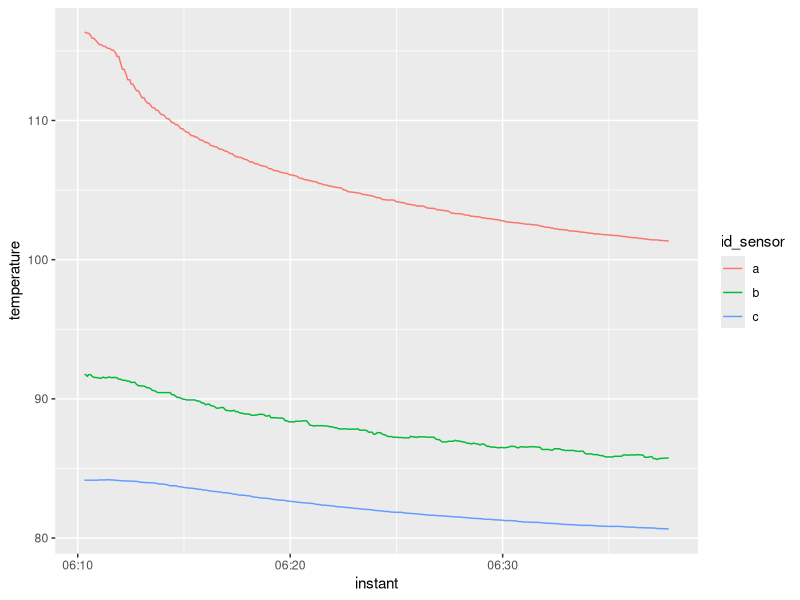
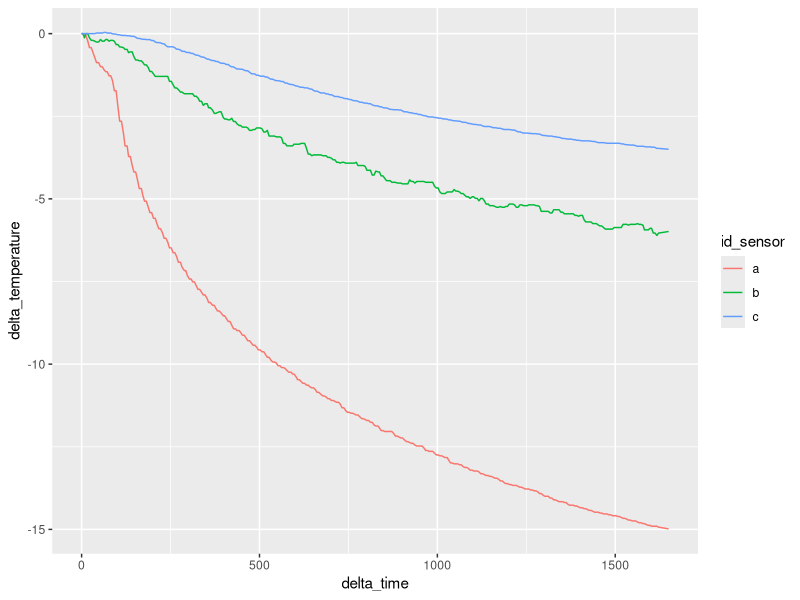
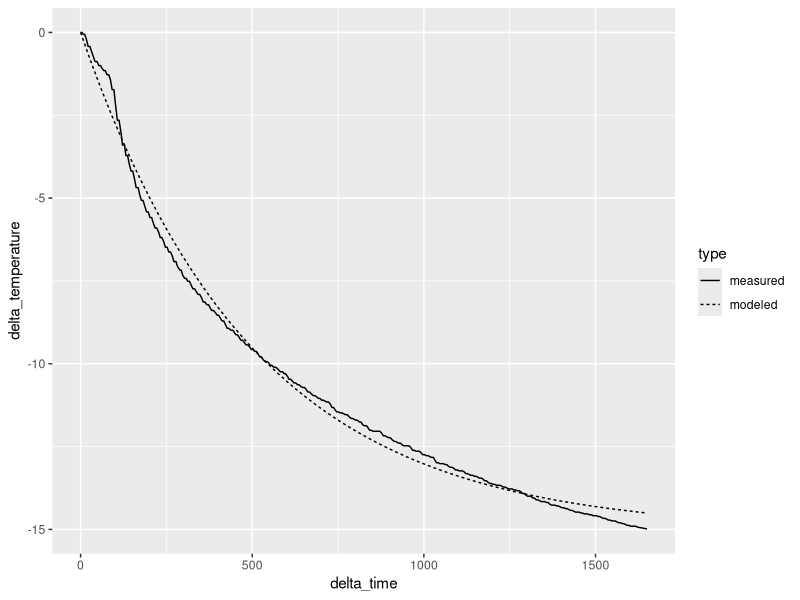
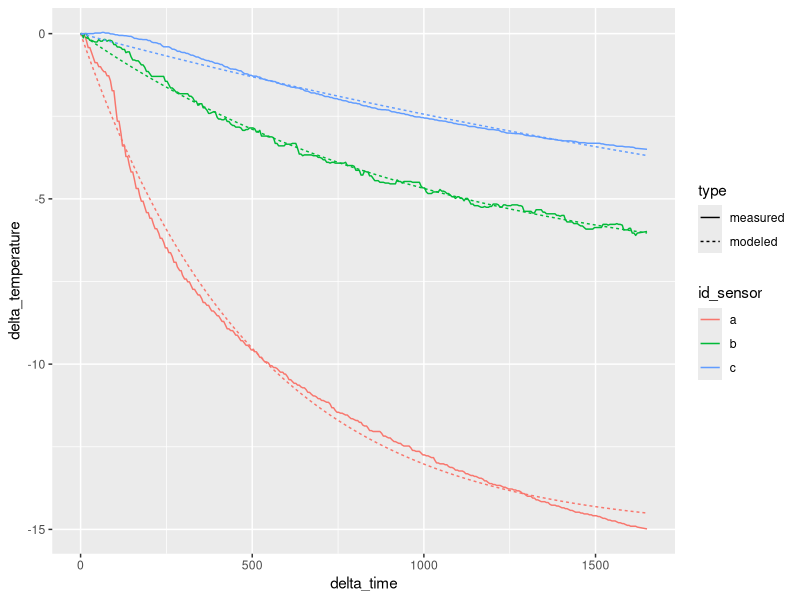

Generate these figures, in order, with R:
## ---- chunk 1
knitr::opts_chunk$set(comment = "", echo = TRUE)
## ---- chunk 2
library("readr")
library("tibble")
library("dplyr")
library("tidyr")
library("stringr")
library("ggplot2")
library("purrr")
library("broom")
## ---- chunk 3
temperature_wide <- 
  read_csv("temperature.csv") %>%
  print()
## ---- chunk 4
print(temperature_wide)
## ---- chunk 5
temperature_tall <-
  temperature_wide %>%
  gather(key = "id_sensor", value = "temperature", starts_with("temp")) %>%
  mutate(id_sensor = str_replace(id_sensor, "temperature_", "")) %>%
  print()
## ---- chunk 6
temperature_tall %>%
  ggplot(aes(x = instant, y = temperature, color = id_sensor)) +
  geom_line()
## ---- chunk 7
delta <- 
  temperature_tall %>%
  arrange(id_sensor, instant) %>%
  group_by(id_sensor) %>%
  mutate(
    delta_time = as.numeric(instant) - as.numeric(instant[[1]]),
    delta_temperature = temperature - temperature[[1]]
  ) %>%
  select(id_sensor, delta_time, delta_temperature)
## ---- chunk 8
delta %>%
  ggplot(aes(x = delta_time, y = delta_temperature, color = id_sensor)) +
  geom_line()  
## ---- chunk 9
# reference: http://stackoverflow.com/questions/29067916/r-error-function-erfz
# (see Abramowitz and Stegun 29.2.29)
erf <- function(x) 2 * pnorm(x * sqrt(2)) - 1
erfc <- function(x) 2 * pnorm(x * sqrt(2), lower = FALSE)
## ---- chunk 10
newton_cooling <- function(x) {
  nls(
    delta_temperature ~ delta_temperature_0*(1 - exp(-delta_time/tau_0)),
    start = list(delta_temperature_0 = -10, tau_0 = 50),
    data = x
  )
}
## ---- chunk 11
semi_infinite_simple <- function(x) {
  nls(
    delta_temperature ~ delta_temperature_0*erfc(sqrt(tau_0/delta_time)),
    start = list(delta_temperature_0 = -10, tau_0 = 50),
    data = x
  )    
}

semi_infinite_convection <- function(x){
  nls(
    delta_temperature ~
      delta_temperature_0*(
       erfc(sqrt(tau_0/delta_time)) -
         exp(Bi_0 + (Bi_0/2)^2 * delta_time/tau_0) *
         erfc(sqrt(tau_0/delta_time) + (Bi_0/2) * sqrt(delta_time/tau_0))
      ),
    start = list(delta_temperature_0 = -5, tau_0 = 50, Bi_0 = 1.e6),
    data = x
  )
}
## ---- chunk 12
tmp_data <- delta %>% filter(id_sensor == "a")

tmp_model <- newton_cooling(tmp_data)

summary(tmp_model)
## ---- chunk 13
tmp_pred <- 
  tmp_data %>%
  mutate(modeled = predict(tmp_model, data = .)) %>%
  select(id_sensor, delta_time, measured = delta_temperature, modeled) %>%
  gather("type", "delta_temperature", measured:modeled) %>%
  print()
## ---- chunk 14
tmp_pred %>%
  ggplot(aes(x = delta_time, y = delta_temperature, linetype = type)) +
  geom_line()
## ---- chunk 15
delta_nested <- 
  delta %>%
  nest(-id_sensor) %>%
  print()
## ---- chunk 16
model_nested <-
  delta_nested %>%
  mutate(model = map(data, newton_cooling)) %>%
  print()
## ---- chunk 17
predict_nested <-
  model_nested %>%
  mutate(pred = map2(model, data, predict)) %>%
  print()
## ---- chunk 18
predict_unnested <- 
  predict_nested %>%
  unnest(data, pred) %>% 
  print()
## ---- chunk 19
predict_tall <- 
  predict_unnested %>%
  rename(modeled = pred, measured = delta_temperature) %>%
  gather("type", "delta_temperature", modeled, measured) %>%
  print()
## ---- chunk 20
predict_tall %>%
  ggplot(aes(x = delta_time, y = delta_temperature)) +
  geom_line(aes(color = id_sensor, linetype = type))
## ---- chunk 21
list_model <-
  list(
    newton_cooling = newton_cooling,
    semi_infinite_simple = semi_infinite_simple,
    semi_infinite_convection = semi_infinite_convection
  )
## ---- chunk 22
fn_model <- function(.model, df){
  # safer to avoid non-standard evaluation
  # df %>% mutate(model = map(data, .model)) 
  
  df$model <- map(df$data, possibly(.model, NULL))
  df
}

model_nested_new <-
  list_model %>%
  map_df(fn_model, delta_nested, .id = "id_model") %>%
  mutate(is_null = map_lgl(model, is.null)) %>%
  print() %>%
  filter(!is_null) %>%
  select(-is_null) %>%
  print()
